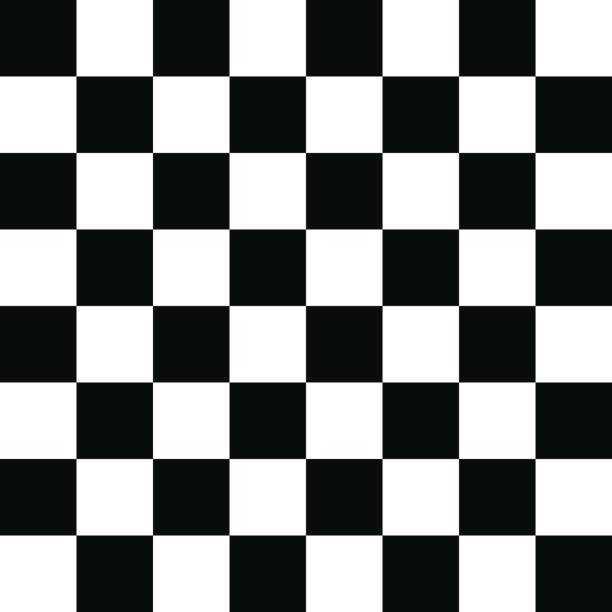
#> input picture data/images/Img1.jpg, 612 x 612 px
$ python -i canny.py   (imports and definitions only)
#> lines starting #> are read from the running program, lines starting #| are printed output that depends on the picture; after the words box and inside, x2 and y2 are one past the last pixel; in counts of white or black regions, pixels touching at a corner belong together
"""Canny edge detector from first principles (NumPy / SciPy only).

Pipeline: Gaussian-derivative filters -> gradient magnitude and orientation ->
non-maximum suppression (4 quantised directions) -> double threshold + hysteresis.
"""
import numpy as np
from scipy import ndimage


def gaussian_derivative_kernels(sigma, truncate=3.0):
    """Return (Gx, Gy): first derivative of a 2-D Gaussian, so smoothing and differentiation are one step."""
    half = int(np.ceil(truncate * sigma))
    y, x = np.mgrid[-half:half + 1, -half:half + 1].astype(float)
    g = np.exp(-(x ** 2 + y ** 2) / (2 * sigma ** 2)) / (2 * np.pi * sigma ** 2)
    return -x / sigma ** 2 * g, -y / sigma ** 2 * g


def gradients(gray, sigma=1.0):
    gx, gy = gaussian_derivative_kernels(sigma)
    fx = ndimage.convolve(gray.astype(float), gx, mode="nearest")
    fy = ndimage.convolve(gray.astype(float), gy, mode="nearest")
    magnitude = np.hypot(fx, fy)
    angle = (np.degrees(np.arctan2(fy, fx)) + 180.0) % 180.0  # edge normal direction in [0, 180)
    return fx, fy, magnitude, angle


def non_max_suppression(magnitude, angle):
    """Keep a pixel only if it is a local maximum along the gradient direction."""
    h, w = magnitude.shape
    m = np.pad(magnitude, 1)
    out = np.zeros_like(magnitude)
    # neighbours for the four quantised directions: 0, 45, 90, 135 degrees
    q = np.zeros_like(angle, dtype=int)
    q[(angle >= 22.5) & (angle < 67.5)] = 1
    q[(angle >= 67.5) & (angle < 112.5)] = 2
    q[(angle >= 112.5) & (angle < 157.5)] = 3
    offsets = {0: ((0, -1), (0, 1)), 1: ((-1, -1), (1, 1)), 2: ((-1, 0), (1, 0)), 3: ((-1, 1), (1, -1))}
    for k, ((dy1, dx1), (dy2, dx2)) in offsets.items():
        n1 = m[1 + dy1:1 + dy1 + h, 1 + dx1:1 + dx1 + w]
        n2 = m[1 + dy2:1 + dy2 + h, 1 + dx2:1 + dx2 + w]
        keep = (q == k) & (magnitude >= n1) & (magnitude >= n2)
        out[keep] = magnitude[keep]
    return out


def hysteresis(nms, low, high):
    """Strong pixels (>= high) seed edges; weak pixels (>= low) survive only if connected to a strong one."""
    strong = nms >= high
    weak = nms >= low
    labels, n = ndimage.label(weak, structure=np.ones((3, 3)))
    keep = np.zeros(n + 1, bool)
    keep[np.unique(labels[strong])] = True
    keep[0] = False
    return keep[labels]


def canny(gray, sigma=1.0, low_ratio=0.1, high_ratio=0.25):
    """Full detector. Thresholds are fractions of the maximum gradient magnitude."""
    fx, fy, mag, ang = gradients(gray, sigma)
    nms = non_max_suppression(mag, ang)
    peak = nms.max() + 1e-12
    edges = hysteresis(nms, low_ratio * peak, high_ratio * peak)
    return {"fx": fx, "fy": fy, "magnitude": mag, "angle": ang, "nms": nms, "edges": edges}

>>> import cv2
>>> picture = cv2.imread('../data/images/Img1.jpg', cv2.IMREAD_GRAYSCALE)
#> picture: shape (612, 612); min 0, max 255, mean 132.9
>>> result = canny(picture)
#> in gradients, `fx = ndimage.convolve(gray.astype(float), gx, mode="nearest")`:
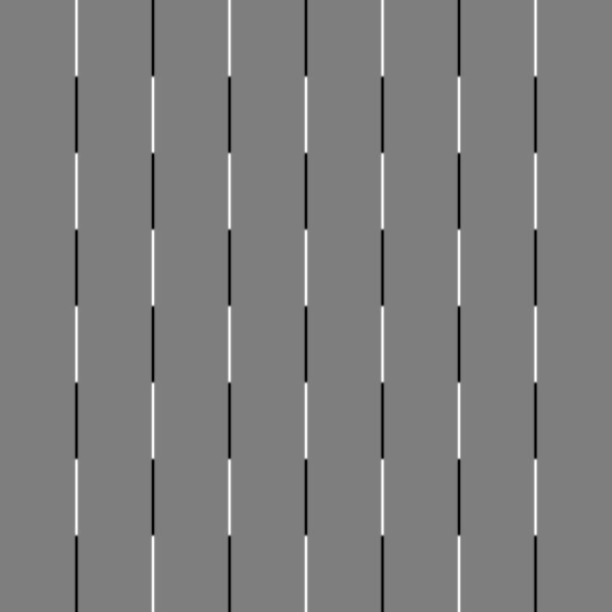
#> fx: shape (612, 612) float64; min -88.51, max 89.7, mean 0; drawn with min black and max white
#> in gradients, `fy = ndimage.convolve(gray.astype(float), gy, mode="nearest")`:
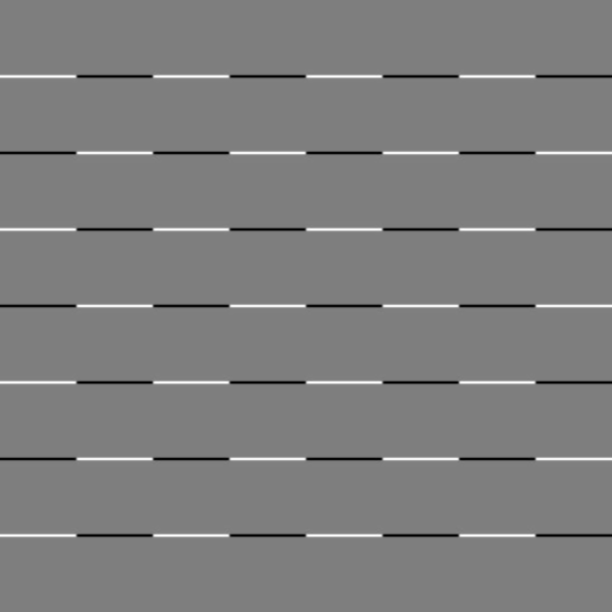
#> fy: shape (612, 612) float64; min -88.62, max 89.34, mean 0; drawn with min black and max white
#> in gradients, `angle = (np.degrees(np.arctan2(fy, fx)) + 180.0) % 180.0`:
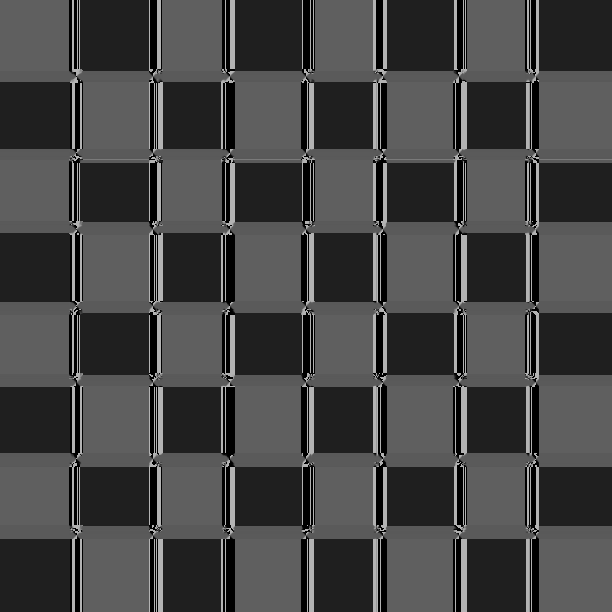
#> angle: shape (612, 612) float64; min 0, max 180, mean 68.6
#> in non_max_suppression, `m = np.pad(magnitude, 1)`:
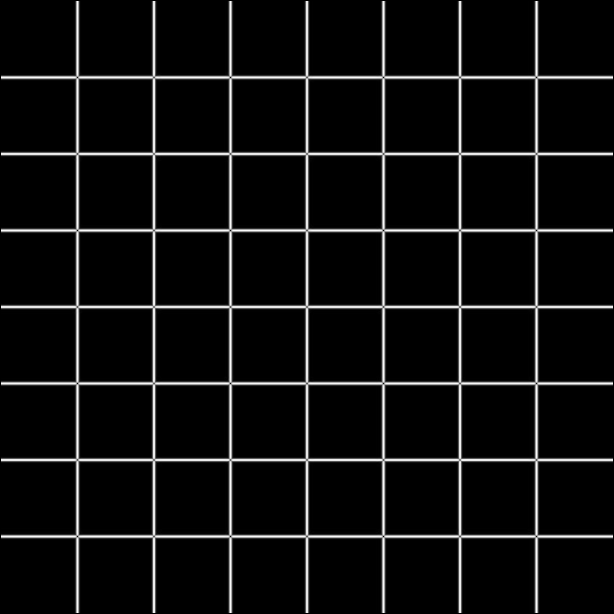
#> m: shape (614, 614) float64; min 0, max 89.7, mean 5.4; drawn with min black and max white
#> the loop in non_max_suppression, `for k, ((dy1, dx1), (dy2, dx2)) in offsets.items():` made 4 passes
#> pass 1, in non_max_suppression, `n2 = m[1 + dy2:1 + dy2 + h, 1 + dx2:1 + dx2 + w]`:
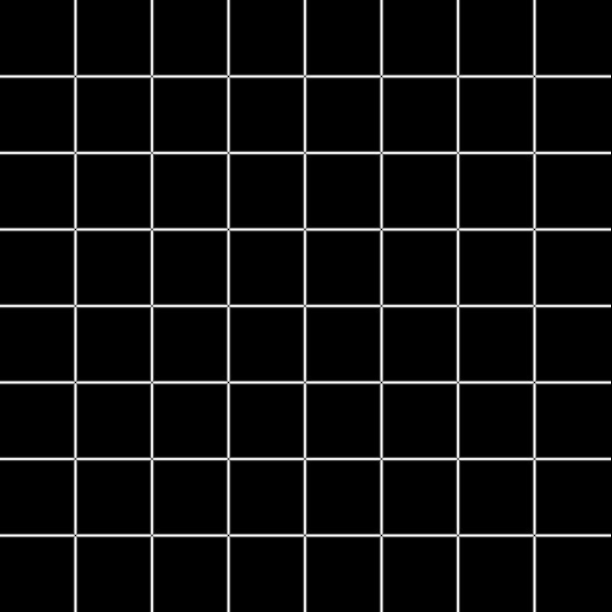
#> n2: shape (612, 612) float64; min 0, max 89.7, mean 5.4; drawn with min black and max white
#> pass 1, in non_max_suppression, `keep = (q == k) & (magnitude >= n1) & (magnitude >= n2)`:
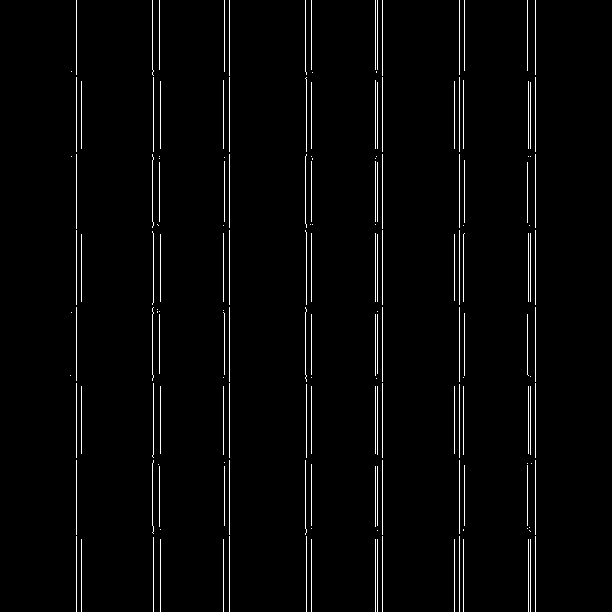
#> keep: shape (612, 612) bool; 2.4% white in thin lines or dots, all inside (x1, y1, x2, y2) = (70, 0, 536, 612)
#> after the loop in non_max_suppression, `for k, ((dy1, dx1), (dy2, dx2)) in offsets.items():`:
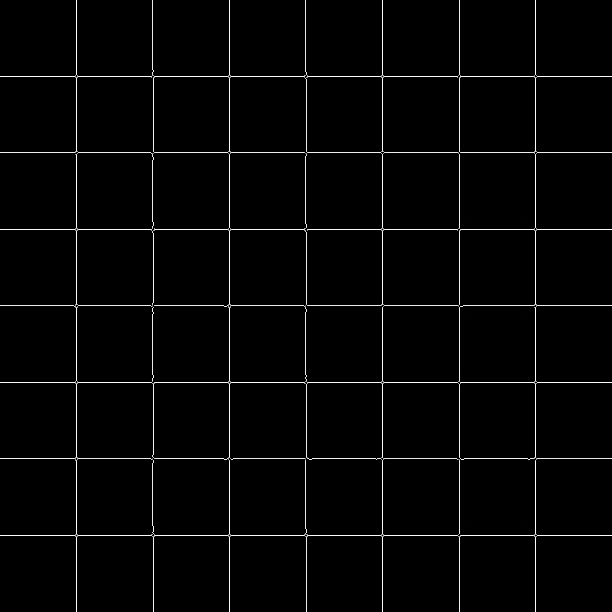
#> out: shape (612, 612) float64; min 0, max 89.7, mean 2; drawn with min black and max white
#> in canny, `peak = nms.max() + 1e-12`: peak = 89.7
#> in hysteresis, `strong = nms >= high`: strong: shape (612, 612) bool; 2.3% white in thin lines or dots
#> in hysteresis, `labels, n = ndimage.label(weak, structure=np.ones((3, 3)))`: labels: shape (612, 612) int32; values 0 (black) and 1 (white), 2.3% white in thin lines or dots
#> in hysteresis, `labels, n = ndimage.label(weak, structure=np.ones((3, 3)))`: n = 1
#> result = 6 items

$ run again, on data/images/circle.jpg
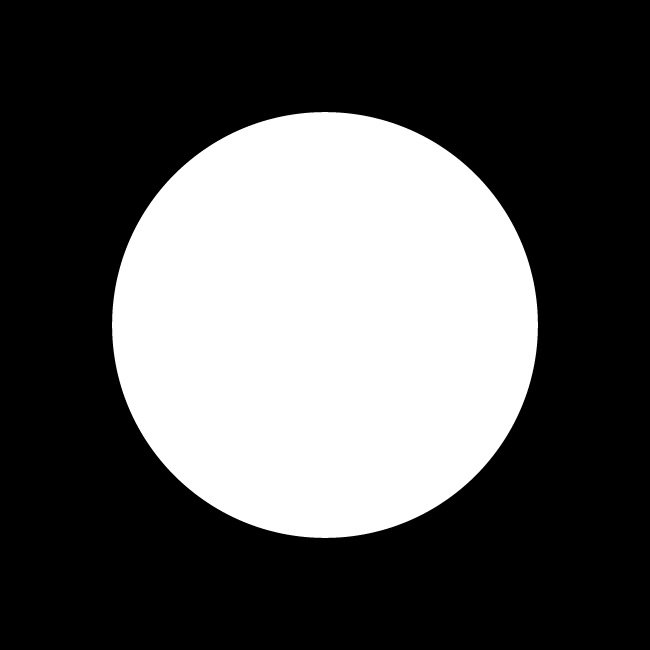
#> input picture data/images/circle.jpg, 650 x 650 px
#> picture is the input picture: shape (650, 650); min 0, max 255, mean 86
#> the loop in non_max_suppression, `for k, ((dy1, dx1), (dy2, dx2)) in offsets.items():` made 4 passes
#> pass 1, in non_max_suppression, `keep = (q == k) & (magnitude >= n1) & (magnitude >= n2)`:
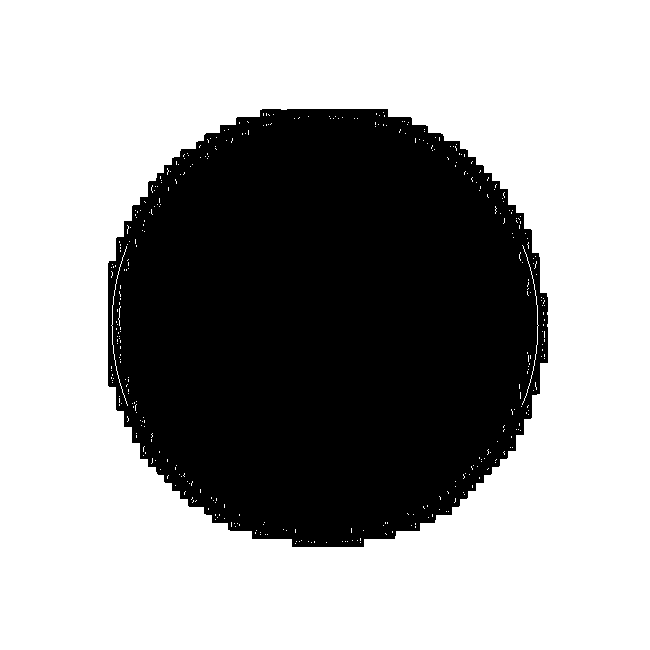
#> keep: shape (650, 650) bool; 63.6% white; 1 black region, box (x1, y1, x2, y2) and area: (108, 109, 548, 547) 153904
#> peak = 96.61
#> in hysteresis, `strong = nms >= high`:
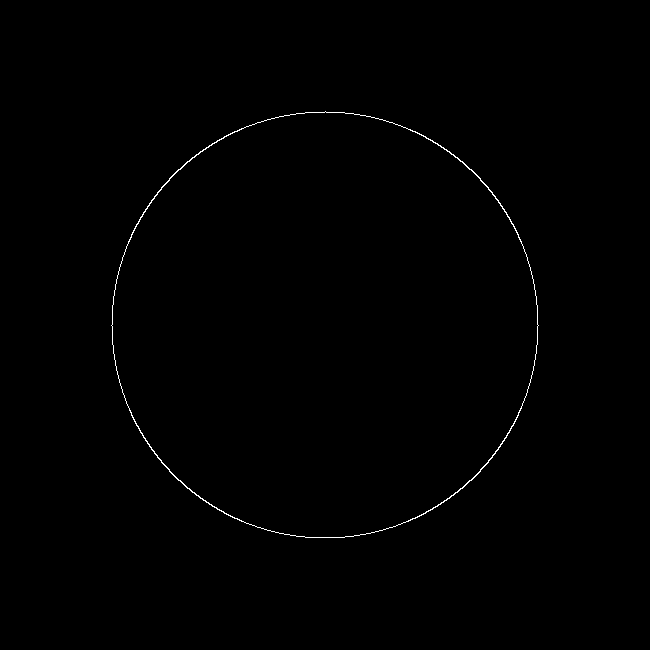
#> strong: shape (650, 650) bool; 0.37% white in thin lines or dots, all inside (x1, y1, x2, y2) = (111, 111, 539, 538)
#> n = 1
#> result = 6 items
